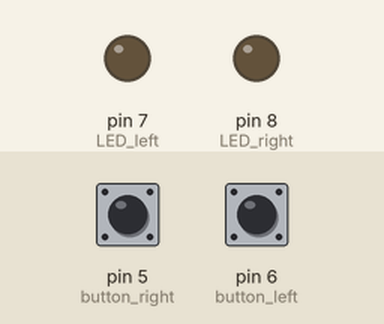
This sketch was run on a simulated Arduino Uno, built with avr-gcc and run on an emulated ATmega328P. Shown: output pins drawn as LEDs (lit = HIGH). The test bench sets the inputs (shaded band); at power-on: pin 5 (button_right) HIGH, pin 6 (button_left) HIGH.

Above: at 1.2 s.
1.3 s: pin 5 (button_right) pulled LOW for 0.15 s
At 2.5 s:
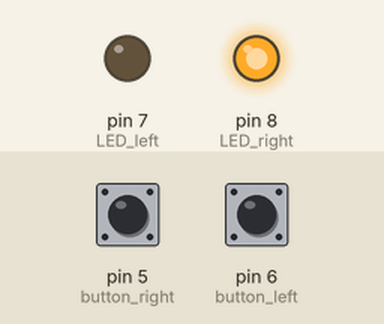
Timing chart, 0 to 17.8 s (numbered marks = the images above; inputs shaded):
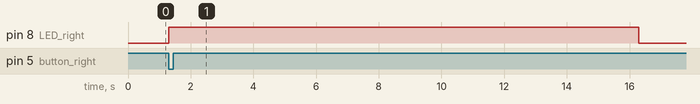

Measured:
- after the input at 1.3 s, pin 8 (LED_right): LOW → HIGH at once, → LOW 15.0 s later

The sketch:

Arbitre_Electronique_simple.ino
```cpp
#define button_right 5
#define button_left 6

int etat_button_left = HIGH;
int etat_button_right = HIGH;

int LED_left = 7;
int LED_right = 8;


int hasLockedLeft=false;
int hasLockedRight=false;

void setup()
{
  pinMode(5, INPUT_PULLUP);
  pinMode(6, INPUT_PULLUP);

  pinMode(7, OUTPUT);
  pinMode(8, OUTPUT);


  digitalWrite(7, LOW);
  digitalWrite(8, LOW);

} // setup()


void loop()
{
  etat_button_left = digitalRead(button_left);
  etat_button_right = digitalRead(button_right);

  delay(100);

  if (etat_button_left != digitalRead(button_left)) {
    if (!hasLockedRight) {
      hasLockedLeft=true;
      digitalWrite(LED_left,HIGH);
      digitalWrite(LED_right,LOW);
      delay(15000);
      digitalWrite(LED_left,LOW);
      digitalWrite(LED_right,LOW);
      hasLockedLeft=false;
    }
  }

 if (etat_button_right != digitalRead(button_right)) {
     if (!hasLockedLeft) {
      hasLockedRight=true;
      digitalWrite(LED_left,LOW);
      digitalWrite(LED_right,HIGH);
      delay(15000);
      digitalWrite(LED_left,LOW);
      digitalWrite(LED_right,LOW);
      hasLockedRight=false;
    }
  }
}
```
